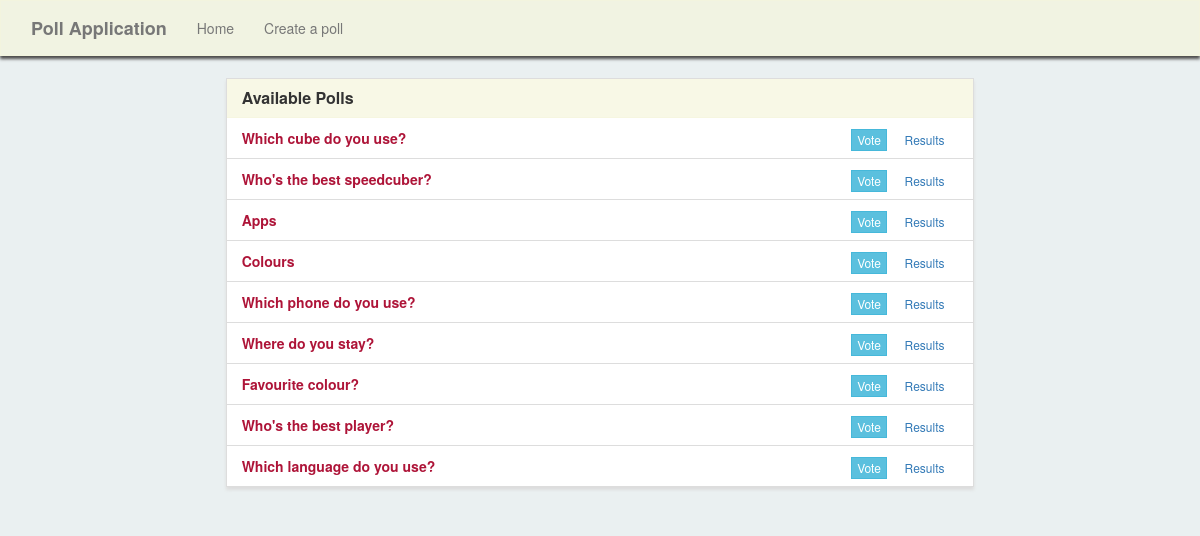
The page / on the database its author committed.
### polls/models.py (models this page shows)
class Question(models.Model):
    question_text = models.CharField(max_length=200)
    pub_date = models.DateTimeField(default=timezone.now)
    def __str__(self):
        return self.question_text

### polls/views.py (the view)
# urls.py: path('',views.index,name='home'),
def index(request):
	questions = Question.objects.all().order_by('-pub_date')
	context = {'questions':questions
	}
	return render(request,'polls/home.html',context)

### polls/templates/polls/home.html (shortened to what this page needs)
{% extends "polls/base.html" %}
{% block content%}
	<div class="row">
	    <div class="col-lg-8 col-lg-offset-2">
	        <div class="panel panel-default">
	            <div class="panel-heading">
	                <h3 class="panel-title">Available Polls</h3>
	            </div>
				{% if questions %}
	            <ul class="list-group">
	                {% for question in questions %}
	                <li class="list-group-item">
	                    <strong>{{ question }}</strong>
	                    <span class="pull-right">
	                        <a href="{% url 'vote' question.id %}" class="btn btn-info btn-xs">Vote</a> &nbsp;
	                        <a href="{% url 'result' question.id %}" class="btn btn-outline-info btn-xs">Results</a> &nbsp;
	                    </span>
	                </li>
	                {% endfor %}
	            </ul>
	            {% else %}
	            <h4>No polls available.</h4>
	            {% endif %}
	        </div>
	    </div>
	</div>
{% endblock content %}

### polls/static/polls/main.css (style rules this page uses)
body { background: #EAF0F1; color: #AE1438; }
.navbar-default, .btn, .form-control, .panel { border-radius: 0; }
.panel-default > .panel-heading { color: #333; background-color: rgba(245, 245, 220, .7); border-color: rgba(245, 245, 220, .6); border-top-left-radius: 0; border-top-right-radius: 0; }
.panel { box-shadow: 0px 3px 3px 0px #ddd; }
a.navbar-brand, .panel-title { font-weight: bolder; }

### rows shown on the page
Question: question_text "Which cube do you use?"
Question: question_text "Who's the best speedcuber?"
Question: question_text "Apps"
Question: question_text "Colours"
Question: question_text "Which phone do you use?"
Question: question_text "Where do you stay?"
Question: question_text "Favourite colour?"
Question: question_text "Who's the best player?"
Question: question_text "Which language do you use?"
